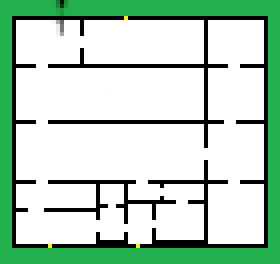
#> input picture Unity- Henning/Assets/prefabs/gulv-modell-avansert.png, 70 x 66 px, found by its file name (shown 4 times larger)
$ python Main.py
#> lines starting #> are read from the running program, lines starting #| are printed output that depends on the picture
### A-Star-Python/ImportMap.py
import numpy as np
from PIL import Image
from Graph import SquareGrid


class ImportMap:
    def __init__(self, image):

            img = Image.open(image).convert('RGB')
            arr = np.array(img)

            # record the original shape
            shape = arr.shape

            self.map = SquareGrid(shape[1], shape[0])
            self.checked_doors = []
            for i in range (0, shape[0]):
                for j in range (0, shape[1]):
                    if arr[i][j][0] == 0 and arr[i][j][1] == 0 and arr[i][j][2] == 0 :
                        self.map.walls.append((j, i))
                        #print("wall found")

                    if self.is_door(arr, i, j) and (i, j) not in self.checked_doors:
                        self.check_neighbors(arr, (i, j))
                        self.map.doors.append((j, i))
                        #print("door found")

    def check_neighbors(self, arr, position):
        self.checked_doors.append(position)
        for k in range(-1, 2):
            for l in range(-1, 2):
                pos1 = position[0] + k
                pos2 = position[1] + l
                pos = (pos1, pos2)
                if self.is_door(arr, pos1, pos2):
                    if (pos) not in self.checked_doors:

                        self.check_neighbors(arr, pos)
    def is_door(self, arr, i, j):
        return arr[i][j][0] == 255 and arr[i][j][1] == 242 and arr[i][j][2] == 0


def exportMap(image, path):
    img = Image.open(image).convert('RGB')
    arr = np.array(img)
    for t in path:
        arr[t[1]][t[0]][0] = 255
        arr[t[1]][t[0]][1] = 0
        arr[t[1]][t[0]][2] = 0
    im = Image.fromarray(arr)
    im.save("outfile.png")

### A-Star-Python/Algorithms.py
from Queue import Queue
from Queue import PriorityQueue
import numpy as np
import math


# [52 lines left out: functions breadth_first_search, dijkstra_search, reconstruct_path, not called in this run]


def heuristic(a, b):
    (x1, y1) = a
    (x2, y2) = b
    return math.sqrt(abs(x1 - x2)**2 + abs(y1 - y2)**2)


def a_star_search(graph, start, goal):
    frontier = PriorityQueue()
    frontier.put(start, 0)
    came_from = {start: None}
    cost_so_far = {start: 0}


    while not frontier.empty():
        current = frontier.get()

        if current == goal:
            break

        for next in graph.neighbors(current):
            new_cost = cost_so_far[current] + graph.cost(current, next)
            if next not in cost_so_far or new_cost < cost_so_far[next]:
                cost_so_far[next] = new_cost
                priority = new_cost + heuristic(goal, next)
                frontier.put(next, priority)
                came_from[next] = current

    return came_from, cost_so_far

def back_propagation(graph, start, goal, cost):
    current = goal
    lowest_cost = np.inf
    shortest_path = []

    while current != start:
        shortest_path.append(current)
        for next in graph.neighbors((current)):
            try:
                if cost[next] < lowest_cost:
                    lowest_cost = cost[next]
                    current = next
            except KeyError:
                pass

    shortest_path = list(reversed(shortest_path))
    graph.path = shortest_path
    return graph

### A-Star-Python/Graph.py
class SimpleGraph:
    def __init__(self):
        self.edges = {}

    def neighbors(self, id):
        return self.edges[id]


class SquareGrid:
    def __init__(self, width, height):
        self.width = width
        self.height = height
        self.walls = []
        self.doors = []
        self.path  = []

    def in_bounds(self, id):
        (x, y) = id
        return 0 <= x < self.width and 0 <= y < self.height

    def passable(self, id):
        return id not in self.walls

    def neighbors(self, id):
        (x, y) = id
        results = [(x + 1, y), (x, y - 1), (x - 1, y), (x, y + 1), (x + 1, y + 1), (x - 1, y - 1), (x + 1, y-1), (x - 1, y + 1)]
        if (x + y) % 2 == 0:
            results.reverse()  # aesthetics
        results = filter(self.in_bounds, results)
        results = filter(self.passable, results)
        return results

    def cost(self, from_node, to_node):
        if (from_node[0] != to_node[0] and from_node[1] != to_node[1]):
            return 1.4
        else:
            return 1


class GridWithWeights(SquareGrid):
    def __init__(self, width, height):
        super().__init__(width, height)
        self.weights = {}

    def cost(self, from_node, to_node):
        return self.weights.get(to_node, 1)

### A-Star-Python/Tools.py
from Graph import GridWithWeights


# utility functions for dealing with square grids
def from_id_width(id, *, width):
    return id % width, id // width


# [39 lines left out: functions draw_tile, draw_grid, not called in this run]


# data from main article
DIAGRAM1_WALLS = [from_id_width(id, width=30) for id in
                  [21, 22, 51, 52, 81, 82, 93, 94, 111, 112, 123, 124, 133, 134, 141, 142, 153, 154, 163, 164, 171, 172,
                   173, 174, 175, 183, 184, 193, 194, 201, 202, 203, 204, 205, 213, 214, 223, 224, 243, 244, 253, 254,
                   273, 274, 283, 284, 303, 304, 313, 314, 333, 334, 343, 344, 373, 374, 403, 404, 433, 434]]

diagram4 = GridWithWeights(10, 10)
diagram4.walls = [(1, 7), (1, 8), (2, 7), (2, 8), (3, 7), (3, 8)]
'''
diagram4.weights = {loc: 5 for loc in [(3, 4), (3, 5), (4, 1), (4, 2),
                                       (4, 3), (4, 4), (4, 5), (4, 6),
                                       (4, 7), (4, 8), (5, 1), (5, 2),
                                       (5, 3), (5, 4), (5, 5), (5, 6),
                                       (5, 7), (5, 8), (6, 2), (6, 3),
                                       (6, 4), (6, 5), (6, 6), (6, 7),
                                       (7, 3), (7, 4), (7, 5)]}
'''

### A-Star-Python/Main.py
from Algorithms import *
from Graph import *
from Tools import *
from ImportMap import *

def main():
    filename = 'gulv-modell-avansert.png'

    test = ImportMap(filename)

    start_location = (55 , 28)

    #current lowest cost
    lowest_cost = np.inf
    closest_door = []

    for i in range (0,len(test.map.doors)):
        came_from, cost_so_far = a_star_search(test.map, start_location,  test.map.doors[i])
        current_cost = (list(cost_so_far.items())[-1][1])

        if current_cost < lowest_cost:
            lowest_cost = current_cost
            closest_door = test.map.doors[i]
            cost = cost_so_far
#> this loop made 3 passes
#> cost_so_far on pass 1: {(55, 28): 0}
    test.map = back_propagation(test.map, start_location, closest_door, cost)
#> the loop in back_propagation, `while current != start:` made 77 passes

    #draw_grid(test.map, width=3, point_to=came_from, start=start_location, goal=(closest_door))
    #draw_grid(test.map, width=3, number=cost_so_far, start=(80, 80), goal=(125, 125))
    #test = exportMap('floormodelOUT.png', test.map)

    exportMap(filename, test.map.path)
#> the loop in exportMap, `for t in path:` made 77 passes
#> t on passes 1 to 12: (55, 29), (56, 30), (55, 31), (54, 31), (53, 32), (52, 33), (52, 34), (52, 35), (52, 36), (51, 37), (50, 37), (49, 36)
#> after the loop in exportMap, `for t in path:`:
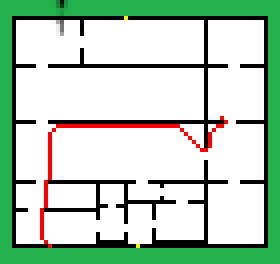
#> arr: shape (66, 70, 3) (shown 4 times larger); mean R, G, B 181.1, 204.9, 185

    return test.map.path


if __name__ == '__main__':
    main()
